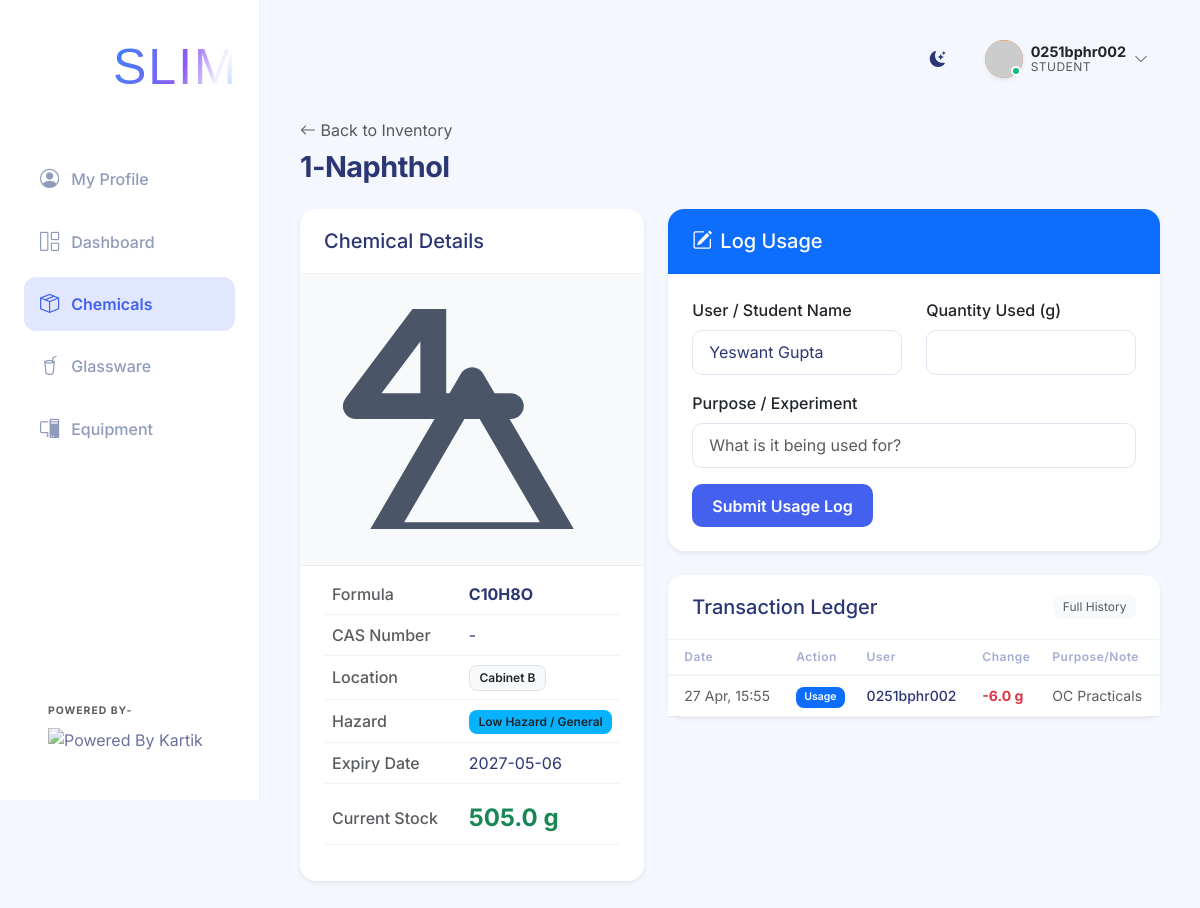
The app's page /chemicals/2 (signed in) with its own data.
### app.py (models this page shows)
class User(UserMixin, db.Model):
    id = db.Column(db.Integer, primary_key=True)
    username = db.Column(db.String(100), unique=True, nullable=False)
    password_hash = db.Column(db.String(200), nullable=False)
    role = db.Column(db.String(50), nullable=False) # 'teacher', 'student', or 'developer'
    full_name = db.Column(db.String(150), nullable=True)
    roll_number = db.Column(db.String(50), nullable=True)
    email = db.Column(db.String(150), nullable=True)
    phone = db.Column(db.String(20), nullable=True)

class Chemical(db.Model):
    id = db.Column(db.Integer, primary_key=True)
    name = db.Column(db.String(150), nullable=False)
    formula = db.Column(db.String(100), nullable=False)
    cas_number = db.Column(db.String(50), nullable=True)
    quantity = db.Column(db.Float, nullable=False, default=0.0)
    unit = db.Column(db.String(20), nullable=False)
    location = db.Column(db.String(100), nullable=False)
    expiry_date = db.Column(db.Date, nullable=True)
    hazard_category = db.Column(db.String(100), nullable=True)
    category = db.Column(db.String(50), default='Chemicals') # New: Chemicals, Reagents, Indicators, Miscellaneous
    logs = db.relationship('UsageLog', backref='chemical', lazy=True, cascade="all, delete-orphan")

class UsageLog(db.Model):
    id = db.Column(db.Integer, primary_key=True)
    chemical_id = db.Column(db.Integer, db.ForeignKey('chemical.id'), nullable=False)
    user_name = db.Column(db.String(100), nullable=False)
    action = db.Column(db.String(50), nullable=False, default='Usage') # Usage, Restock, Adjustment
    quantity_change = db.Column(db.Float, nullable=False) # Positive for restock, negative for usage
    purpose = db.Column(db.String(255), nullable=True)
    date = db.Column(db.DateTime, nullable=False, default=datetime.utcnow)

### app.py (the view)
@app.route('/chemicals/<int:id>')
def chemical_detail(id):
    chemical = Chemical.query.get_or_404(id)
    fallback_image = get_lab_item_image(chemical.name, suffix=" plant specimen", width=500)
    logs = UsageLog.query.filter_by(chemical_id=id).order_by(UsageLog.date.desc()).all()
    return render_template('chemical_detail.html', chemical=chemical, logs=logs, fallback_image=fallback_image)

### templates/chemical_detail.html (shortened to what this page needs)
{% extends 'base.html' %}
{% block content %}
<div class="d-flex justify-content-between align-items-center mb-4">
    <div>
        <a href="{{ url_for('chemicals') }}" class="text-decoration-none text-muted mb-2 d-inline-block">
            <i class="bi bi-arrow-left"></i> Back to Inventory
        </a>
        <h2 class="page-title mb-0 d-flex align-items-center">
            {{ chemical.name }}
        </h2>
    </div>
</div>
<div class="row">
    <div class="col-md-5 mb-4">
        <div class="card shadow-sm h-100">
            <div class="card-header bg-white">
                <h5 class="mb-0">Chemical Details</h5>
            </div>
            <div id="viewer-wrapper" class="card-body text-center p-3 position-relative" style="background-color: #f8f9fa; border-bottom: 1px solid rgba(0,0,0,0.05); height: 280px; overflow: hidden;">
                <img id="fallback-img" src="https://pubchem.ncbi.nlm.nih.gov/rest/pug/compound/name/{{ chemical.name|urlencode }}/PNG"
                     alt="Structure of {{ chemical.name }}"
                     class="img-fluid rounded d-none position-absolute top-50 start-50 translate-middle z-2"
                     style="max-height: 220px; mix-blend-mode: multiply;"
                     onerror="if(!this.fallbackLoaded){ this.fallbackLoaded=true; this.src='{{ fallback_image }}'; this.style.mixBlendMode='normal'; this.style.objectFit='cover'; this.style.width='90%'; } else { this.src='https://unpkg.com/lucide-static@latest/icons/flask-conical.svg'; this.style.opacity='0.5'; }">
            </div>
            <div class="card-body pt-2">
                <table class="table table-borderless mb-0">
                    <tbody>
                        <tr>
                            <td class="text-muted fw-medium w-50">Formula</td>
                            <td class="fw-bold">{{ chemical.formula }}</td>
                        </tr>
                        <tr>
                            <td class="text-muted fw-medium">CAS Number</td>
                            <td>{{ chemical.cas_number or '-' }}</td>
                        </tr>
                        <tr>
                            <td class="text-muted fw-medium">Location</td>
                            <td><span class="badge bg-light text-dark border">{{ chemical.location }}</span></td>
                        </tr>
                        <tr>
                            <td class="text-muted fw-medium">Hazard</td>
                            <td>
                                {% if chemical.hazard_category %}
                                <span class="badge bg-warning text-dark">{{ chemical.hazard_category }}</span>
                                {% else %}
                                -
                                {% endif %}
                            </td>
                        </tr>
                        <tr>
                            <td class="text-muted fw-medium">Expiry Date</td>
                            <td>{{ chemical.expiry_date.strftime('%Y-%m-%d') if chemical.expiry_date else 'N/A' }}</td>
                        </tr>
                        <tr class="border-top">
                            <td class="text-muted fw-medium pt-3">Current Stock</td>
                            <td class="pt-3">
                                <span class="fs-4 fw-bold {% if chemical.quantity < 50 %}text-danger{% else %}text-success{% endif %}">
                                    {{ chemical.quantity }} {{ chemical.unit }}
                                </span>
                            </td>
                        </tr>
                    </tbody>
                </table>
            </div>
        </div>
    </div>
    <div class="col-md-7 mb-4">
        <div class="card shadow-sm mb-4 border-primary">
            <div class="card-header bg-primary text-white">
                <h5 class="mb-0"><i class="bi bi-pencil-square me-2"></i>Log Usage</h5>
            </div>
            <div class="card-body">
                {% if current_user.is_authenticated %}
                <form action="{{ url_for('log_usage', id=chemical.id) }}" method="POST">
                    <div class="row mb-3">
                        <div class="col-md-6">
                            <label class="form-label fw-medium">User / Student Name</label>
                            <input type="text" name="user_name" class="form-control"
                                   value="{{ current_user.full_name or current_user.username }}"
                                   {% if current_user.role != 'teacher' %}readonly{% endif %} required>
                        </div>
                        <div class="col-md-6">
                            <label class="form-label fw-medium">Quantity Used ({{ chemical.unit }})</label>
                            <input type="number" step="0.01" min="0.01" max="{{ chemical.quantity }}" name="quantity_used" class="form-control" required>
                        </div>
                    </div>
                    <div class="mb-3">
                        <label class="form-label fw-medium">Purpose / Experiment</label>
                        <input type="text" name="purpose" class="form-control" placeholder="What is it being used for?" required>
                    </div>
                    <button type="submit" class="btn btn-primary" {% if chemical.quantity <= 0 %}disabled{% endif %}>
                        Submit Usage Log
                    </button>
                </form>
                {% else %}
                <div class="text-center py-3">
                    <i class="bi bi-lock text-muted fs-1 d-block mb-2"></i>
                    <p class="text-muted">You must be logged in as a Student or Teacher to log usage.</p>
                    <button class="btn btn-outline-primary" data-bs-toggle="modal" data-bs-target="#loginModal">Login Now</button>
                </div>
                {% endif %}
            </div>
        </div>
        <div class="card shadow-sm">
            <div class="card-header bg-white d-flex justify-content-between align-items-center">
                <h5 class="mb-0">Transaction Ledger</h5>
                <span class="badge bg-light text-muted fw-normal">Full History</span>
            </div>
            <div class="card-body p-0">
                <div class="table-responsive" style="max-height: 400px; overflow-y: auto;">
                    <table class="table table-hover mb-0 small">
                        <thead class="bg-light sticky-top">
                            <tr>
                                <th class="ps-3">Date</th>
                                <th>Action</th>
                                <th>User</th>
                                <th>Change</th>
                                <th>Purpose/Note</th>
                            </tr>
                        </thead>
                        <tbody>
                            {% for log in logs %}
                            <tr class="{% if log.action == 'Restock' or log.action == 'Initial Addition' %}table-success-subtle{% elif log.action == 'Adjustment' %}table-warning-subtle{% endif %}">
                                <td class="ps-3 text-muted">{{ log.date.strftime('%d %b, %H:%M') }}</td>
                                <td>
                                    <span class="badge {% if log.action == 'Restock' %}bg-success{% elif log.action == 'Usage' %}bg-primary{% elif log.action == 'Adjustment' %}bg-warning text-dark{% else %}bg-secondary{% endif %} px-2">
                                        {{ log.action }}
                                    </span>
                                </td>
                                <td class="fw-medium">{{ log.user_name }}</td>
                                <td class="fw-bold {% if log.quantity_change > 0 %}text-success{% else %}text-danger{% endif %}">
                                    {% if log.quantity_change > 0 %}+{% endif %}{{ log.quantity_change }} {{ chemical.unit }}
                                </td>
                                <td class="text-muted">{{ log.purpose or '-' }}</td>
                            </tr>
                            {% endfor %}
                        </tbody>
                    </table>
                </div>
            </div>
        </div>
    </div>
</div>
{% endblock %}

### templates/base.html (shortened to what this page needs)
<!DOCTYPE html>
<html lang="en">
<head>
    <link href="https://cdn.jsdelivr.net/npm/bootstrap@5.3.0/dist/css/bootstrap.min.css" rel="stylesheet">
    <link rel="stylesheet" href="{{ url_for('static', filename='css/style.css') }}">
    <link rel="stylesheet" href="https://cdn.jsdelivr.net/npm/bootstrap-icons@1.10.5/font/bootstrap-icons.css">
</head>
<body>
    <div class="app-container">
        <nav class="sidebar d-flex flex-column">
            <div class="sidebar-header">
                <a class="navbar-brand d-flex align-items-center morph-logo" href="{{ url_for('dashboard') }}"
                    style="text-decoration: none;">
                    <div class="me-1 d-flex justify-content-center align-items-center"
                        style="width: 80px; height: 80px; margin-left: -5px;">
                        <dotlottie-player src="{{ url_for('static', filename='logo.lottie') }}" background="transparent"
                            speed="1" style="width: 80px; height: 80px;" loop autoplay></dotlottie-player>
                    </div>
                    <div class="logo-text-container">
                        <div class="logo-text main-text">
                            <span class="slim-text-animated">SLIM</span>
                        </div>
                    </div>
                </a>
            </div>
            <ul class="nav flex-column sidebar-nav mt-3">
                {% if current_user.is_authenticated and current_user.role in ['student', 'developer'] %}
                <li class="nav-item">
                    <a class="nav-link {% if request.endpoint == 'profile' %}active{% endif %}"
                        href="{{ url_for('profile') }}">
                        <i class="bi bi-person-circle"></i> My Profile
                    </a>
                </li>
                {% endif %}
                <li class="nav-item">
                    <a class="nav-link {% if request.endpoint == 'dashboard' %}active{% endif %}"
                        href="{{ url_for('dashboard') }}">
                        <i class="bi bi-grid-1x2"></i> Dashboard
                    </a>
                </li>
                <li class="nav-item">
                    <a class="nav-link {% if request.endpoint == 'chemicals' or request.endpoint == 'add_chemical' or request.endpoint == 'chemical_detail' %}active{% endif %}"
                        href="{{ url_for('chemicals') }}">
                        <i class="bi bi-box-seam"></i> Chemicals
                    </a>
                </li>
                <li class="nav-item">
                    <a class="nav-link {% if request.endpoint == 'glassware' %}active{% endif %}"
                        href="{{ url_for('glassware') }}">
                        <i class="bi bi-cup-straw"></i> Glassware
                    </a>
                </li>
                <li class="nav-item">
                    <a class="nav-link {% if request.endpoint == 'equipment' %}active{% endif %}"
                        href="{{ url_for('equipment') }}">
                        <i class="bi bi-pc-display"></i> Equipment
                    </a>
                </li>
            </ul>
            <div class="sidebar-footer mt-auto p-4 text-start">
                <small class="text-muted d-block fw-bold text-uppercase mb-2"
                    style="font-size: 0.65rem; letter-spacing: 1px;">Powered By-</small>
                <img src="https://student.camu.in/camu_attachment/get/6696654be0b1fd900cf3997c" alt="Powered By Kartik"
                    class="img-fluid powered-logo">
            </div>
        </nav>
        <main class="main-content">
            <header class="top-header d-flex justify-content-between align-items-center mb-4">
                <div class="d-flex align-items-center">
                    <div class="theme-toggle" id="themeToggle" title="Toggle Dark/Light Mode">
                        <i class="bi bi-moon-stars-fill"></i>
                    </div>
                    <div class="user-profile dropdown">
                        <div class="profile-trigger d-flex align-items-center" {% if current_user.is_authenticated
                            %}data-bs-toggle="dropdown" {% else %}data-bs-toggle="modal" data-bs-target="#loginModal" {%
                            endif %}>
                            {% if current_user.is_authenticated %}
                            <div class="avatar-wrapper me-2">
                                <div class="avatar-circle {% if current_user.role == 'developer' %}bg-developer{% elif current_user.role == 'teacher' %}bg-teacher{% else %}bg-student{% endif %} shadow-sm"
                                    style="padding: 0; overflow: hidden;">
                                    <img src="https://api.dicebear.com/9.x/bottts/svg?seed={{ current_user.username }}&backgroundColor=transparent"
                                        alt="Avatar"
                                        style="width: 100%; height: 100%; object-fit: cover; transform: scale(1.1) translateY(2px);">
                                </div>
                                <div class="status-indicator online"></div>
                            </div>
                            <div class="user-info d-none d-sm-block">
                                <div class="user-name fw-bold text-dark">{{ current_user.username|capitalize }}</div>
                                <div class="user-role text-muted">{{ current_user.role|capitalize }}</div>
                            </div>
                            <i class="bi bi-chevron-down ms-2 text-muted small"></i>
                            {% else %}
                            <div class="avatar-circle bg-secondary shadow-sm me-2">
                                <i class="bi bi-person"></i>
                            </div>
                            <span class="fw-medium text-dark">Login</span>
                            {% endif %}
                        </div>
                    </div>
            </header>
            <div class="content-wrapper">
                {% block content %}{% endblock %}
            </div>
        </main>
    </div>
</body>
</html>

### records on screen
User: username "0251bphr002", role "STUDENT", user_name "Yeswant Gupta"
Chemical: name "1-Naphthol", formula "C10H8O", cas_number "-", location "Cabinet B", hazard_category "Low Hazard / General", expiry_date "2027-05-06", quantity "505.0", unit "g"
UsageLog: date "27 Apr, 15:55", action "Usage", user_name "0251bphr002", quantity_change "-6.0", purpose "OC Practicals"
